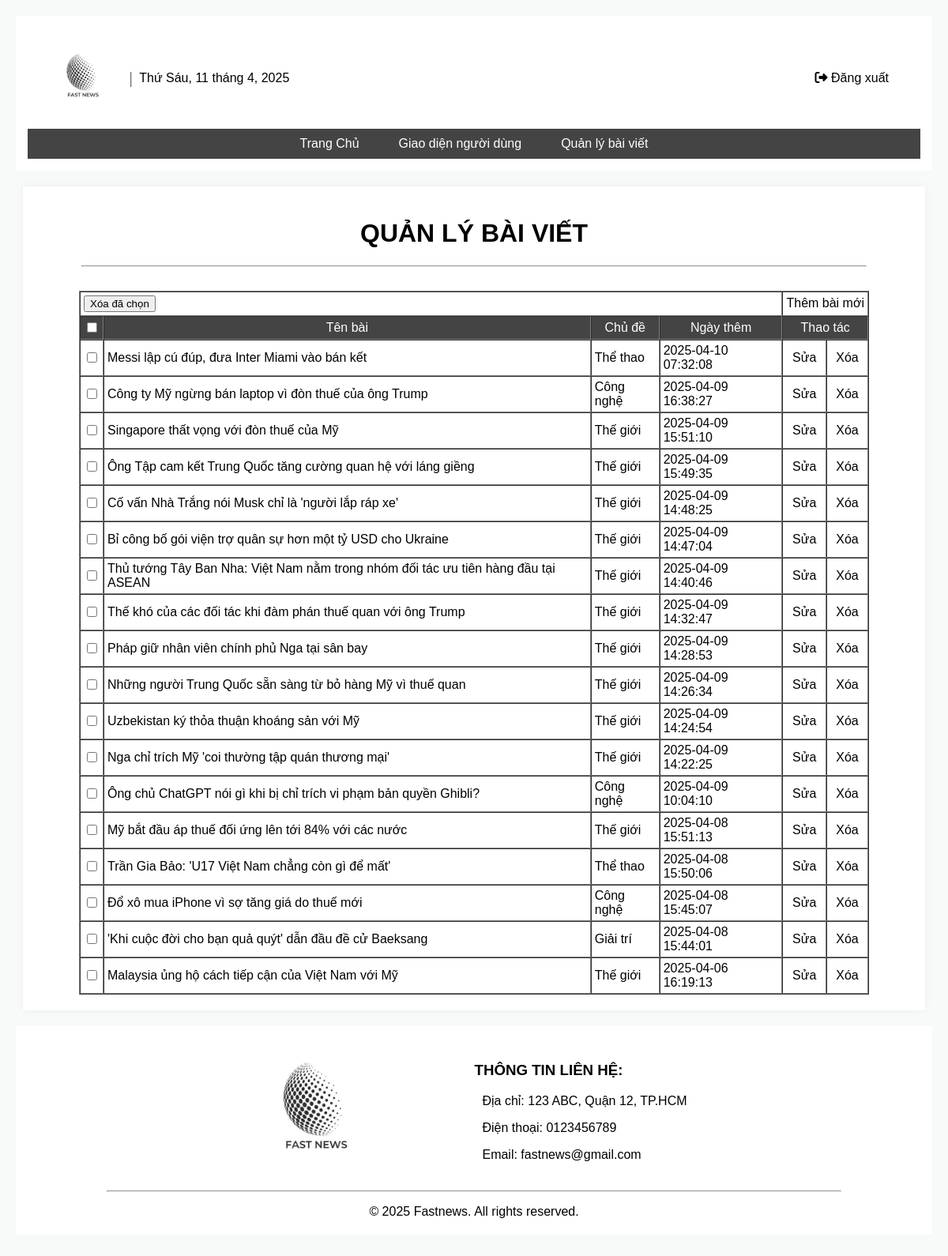
/news/admin/articleList.php (signed in), run on an earlier commit of the app's database.
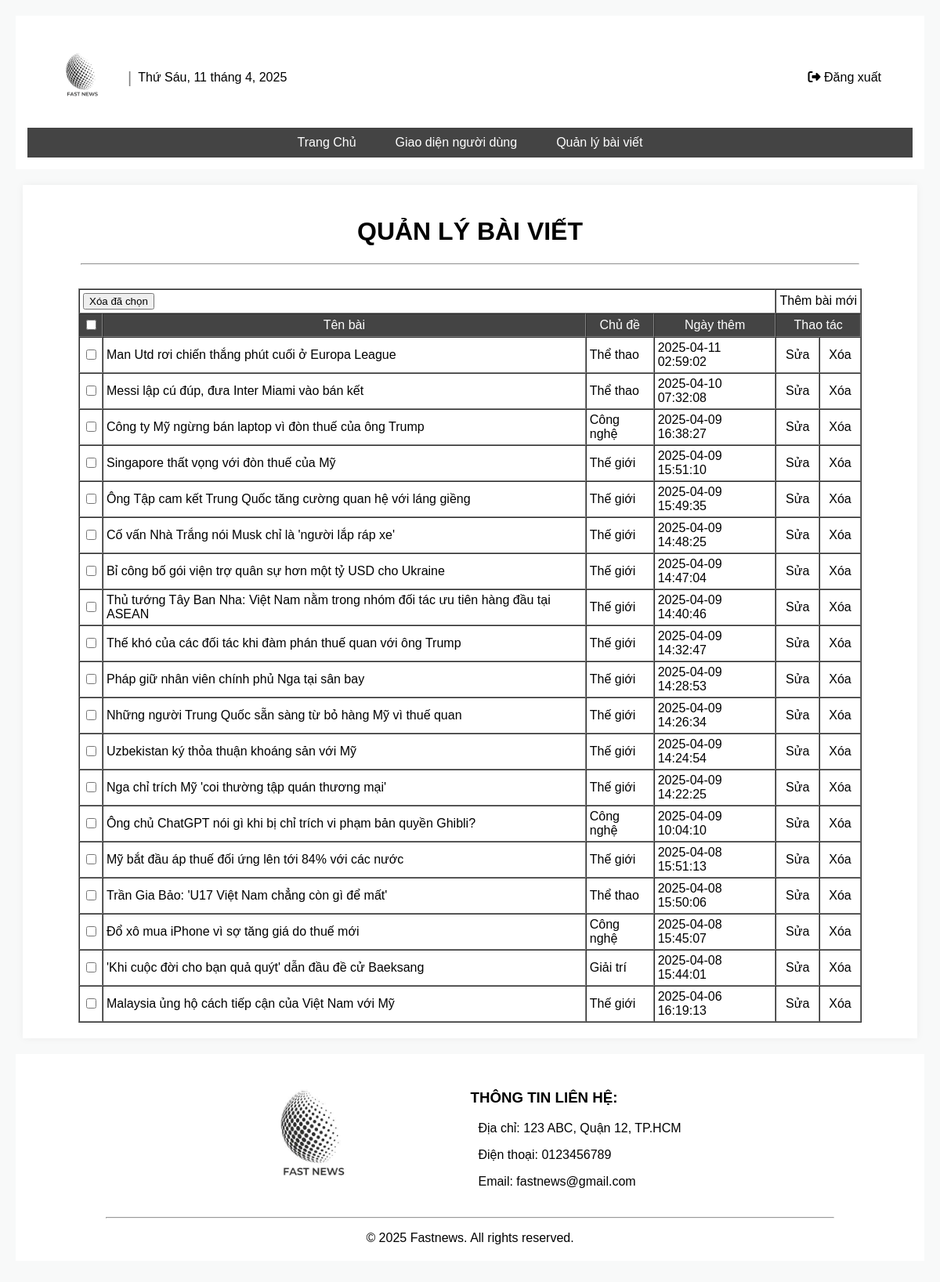
And on a later commit of the database.
### tables this page shows
CREATE TABLE `news` (
  `id` int(11) NOT NULL,
  `title` varchar(255) NOT NULL,
  `description` text DEFAULT 'Mô tả',
  `content` text DEFAULT 'Nội dung',
  `image` varchar(255) DEFAULT 'img',
  `author` varchar(100) DEFAULT 'tác giả',
  `created_at` timestamp NOT NULL DEFAULT current_timestamp(),
  `category` varchar(255) NOT NULL,
  `is_featured` tinyint(1) NOT NULL DEFAULT 0,
  `views` int(11) NOT NULL DEFAULT 0
);

### news/admin/articleList.php (the view, shortened to what this page needs)
<?php
include '../functions/database.php';
$result = $conn->query("SELECT * FROM news ORDER BY created_at DESC");
?>
<h1 style="text-align: center;"> QUẢN LÝ BÀI VIẾT</h1>
<hr style="width: 90%; margin-bottom: 30px;">
<form id="form1" method="post">
    <table align="center" border="1" cellpadding="4" cellspacing="0" width="1000">
        <tr>
            <td colspan="4" align="left">
                <input id="xoahet" value="Xóa đã chọn" type="button">
            </td>
            <td colspan="2" align="center" nowrap>
                <a href="addArticle.php">Thêm bài mới</a>
            </td>
        </tr>
        <tr style="background-color:#444; color: white; text-align: center;">
            <td><input id="chonhet" type="checkbox"></td>
            <td>Tên bài</td>
            <td>Chủ đề</td>
            <td>Ngày thêm</td>
            <td colspan="2">Thao tác</td>
        </tr>
        <?php while ($row = $result->fetch_assoc()): ?>
            <tr>
                <td align="center">
                    <input name="chon" value="<?= $row['id'] ?>" class="chon" type="checkbox">
                </td>
                <td><?= htmlspecialchars($row['title']) ?></td>
                <td><?= htmlspecialchars($row['category']) ?></td>
                <td><?= $row['created_at'] ?></td>
                <td align="center"><a href="addArticle.php?id=<?= $row['id'] ?>">Sửa</a></td>
                <td align="center">
                    <a href="../functions/deleteArticle.php?id=<?= $row['id'] ?>" onclick="return confirm('Bạn có chắc muốn xóa?')">Xóa</a>
                </td>
            </tr>
        <?php endwhile; ?>
    </table>
</form>
<?php
$content = ob_get_clean();
include '../includes/masterAdmin.php';
?>

### news/includes/masterAdmin.php (shortened to what this page needs)
<!DOCTYPE html>
<html lang="vi">
<head>
    <link rel="stylesheet" href="<?php echo BASE_URL; ?>assets/css/index.css">
    <link rel="stylesheet" href="<?php echo BASE_URL; ?>assets/css/footer.css">
    <link rel="stylesheet" href="<?php echo BASE_URL; ?>assets/css/header.css">
    <link rel="stylesheet" href="<?php echo BASE_URL; ?>assets/css/addArticle.css">
    <link rel="stylesheet" href="<?php echo BASE_URL; ?>assets/css/articleList.css">
    <link rel="stylesheet" href="<?php echo BASE_URL; ?>assets/css/dashboard.css">
    <link rel="stylesheet" href="https://cdnjs.cloudflare.com/ajax/libs/font-awesome/6.4.2/css/all.min.css"/>
</head>
<body>
    <?php include __DIR__ . '/adminHeader.php'; ?>
    <main>
        <?php echo $content ?? ""; ?>
    </main>
    <?php include __DIR__ . '/footer.php'; ?>
</body>
</html>

### news/includes/adminHeader.php
<header>
  <div class="header-container">
    <h1>
      <a href="index.html">
        <img src="<?php echo BASE_URL; ?>assets/img/logo.jpg" alt="logo" height="100px" width="100px" />
      </a>
    </h1>
    <span class="separator">|</span>
    <span id="datetime"></span>
    <div class="logout">
      <a href="../functions/logout.php" class="logout-button">
        <i class="fas fa-sign-out-alt"></i> Đăng xuất
      </a>
    </div>
  </div>
  <nav id="menu">
    <ul>
      <li><a href="../admin/dashboard.php">Trang Chủ</a></li>
      <li><a href="../index.php" target="_blank">Giao diện người dùng</a></li>
      <li><a href="../admin/articleList.php">Quản lý bài viết</a></li>
    </ul>
  </nav>
</header>

### news/includes/footer.php (shortened to what this page needs)
<footer>
  <div id="footer">
    <div id="footer-content">
    <img class="logo" src="<?php echo BASE_URL; ?>assets/img/logo.jpg" alt="logo" height="200px" width="200px" />
      <div id="infor">
        <h3>THÔNG TIN LIÊN HỆ: </h3>
        <p>Địa chỉ: 123 ABC, Quận 12, TP.HCM</p>
        <p>Điện thoại: 0123456789</p>
        <p>Email: fastnews@gmail.com</p>
      </div>
    </div>
    <hr>
    <p id="copy">&copy; 2025 Fastnews. All rights reserved.</p>
  </div>
</footer>

### news/assets/css/index.css (style rules this page uses)
body { font-family: system-ui, -apple-system, BlinkMacSystemFont, "Segoe UI", Roboto, "Helvetica Neue", Arial, sans-serif; margin: 0 auto; padding: 0; background-color: #f4f4f4; max-width: 1250px; min-width: 750px; }
main { min-height: 300px; max-width: 95%; margin: 20px auto; padding: 20px; background: #fff; box-shadow: 0 0 10px rgba(0, 0, 0, 0.05); }
a { text-decoration: none; color: #000000; }

### news/assets/css/footer.css (style rules this page uses)
#footer { background-color: rgb(255, 255, 255); }
#footer-content { display: flex; justify-content: center; align-items: center; margin: 0 auto; width: 80%; color: black; }
#infor { float: left; padding: 5px 50px 0 100px; margin: 20px 0 10px 0; }
#infor p { margin-left: 10px; }
footer hr { clear: both; width: 80%; }
#copy { clear: both; text-align: center; padding-bottom: 20px; }

### news/assets/css/header.css (style rules this page uses)
header { background: #ffffff; color: #000000; padding: 15px; text-align: center; }
nav ul { list-style: none; padding: 0; display: flex; justify-content: center; background: #444; margin: 0; }
nav ul li { margin: 0 15px; }
nav ul li a { color: #fff; text-decoration: none; padding: 10px; display: block; }
.header-container { display: flex; align-items: center; padding: 10px 20px; white-space: nowrap; }
.header-container h1 { margin: 0; display: flex; align-items: center; }
.logo { float: left; cursor: pointer; transition: opacity 0.3s; margin-left: 20px; }
.separator { font-size: 20px; color: gray; margin: 0 8px; }
#datetime, #weather { font-size: 16px; font-family: Arial, sans-serif; display: inline-block; margin-right: 10px; }
.logout { margin-left: auto; margin-right: 20px; color: rgb(0, 0, 0); text-decoration: none; font-size: 16px; }

### news/assets/css/dashboard.css (style rules this page uses)
body { font-family: Arial; background: #f8f9f9; padding: 20px; }

What changed in the data, as far as the page shows it:
added news: title "Man Utd rơi chiến thắng phút cuối ở Europa League", category "Thể thao", created_at "2025-04-11 02:59:02"
